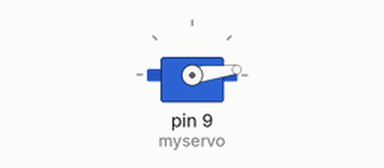
Simulated run of this sketch. Board: Arduino Uno, built with avr-gcc and run on an emulated ATmega328P. On the bench: servo.

Above: at 0.05 s.
At 0.85 s:
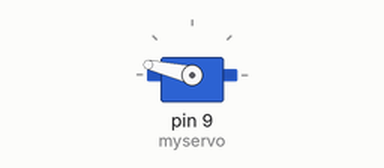
At 1.2 s:
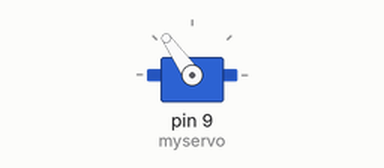
At 1.7 s:
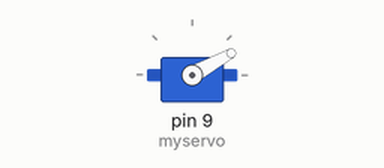
Timing chart, 0 to 4.2 s (numbered marks = the images above):
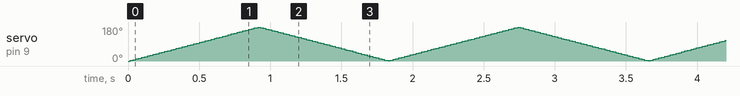

The sketch:

servo.ino
```cpp
#include <Servo.h>

Servo myservo;

int pos = 0;

void setup() {
  // put your setup code here, to run once:
  myservo.attach(9);
}

void loop() {
  // put your main code here, to run repeatedly:
  for(pos = 0; pos < 180; pos +=1)
  {
    myservo.write(pos);
    delay(100/18);
  }
  for(pos = 180; pos > 1; pos -= 1)
  {
    myservo.write(pos);
    delay(100/18);
  }
}
```
